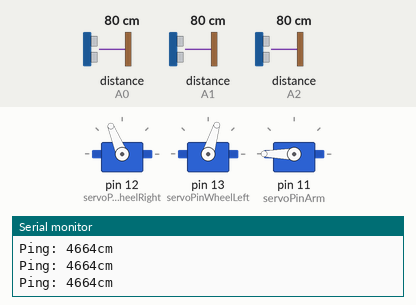
This sketch was run on a simulated Arduino Uno, built with avr-gcc and run on an emulated ATmega328P. Shown: 3 × servo, the last lines printed to the serial monitor. The inputs (shaded band) are chosen by the test bench; at power-on: distance to the obstacle (sensors on A2, A0, A1) 80 cm. The echo pulse lasts 58.3 µs per cm.

Above: at 1.2 s.
1.3 s: distance to the obstacle (sensor on A2) set to 31 cm
2.8 s: distance to the obstacle (sensor on A2) set to 27 cm
At 4.0 s:
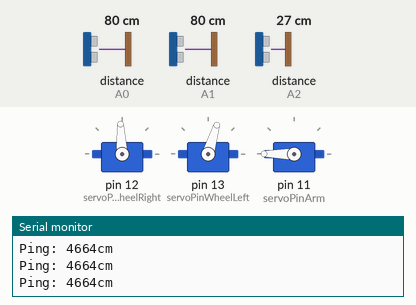
5.8 s: distance to the obstacle (sensor on A0) set to 32 cm
7.4 s: distance to the obstacle (sensor on A0) set to 27 cm
At 8.3 s:
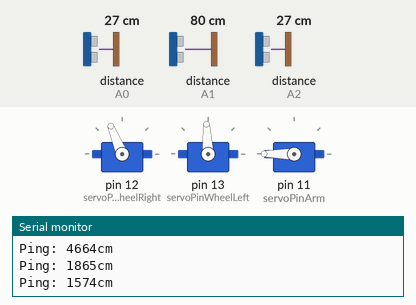
10.4 s: distance to the obstacle (sensor on A0) set to 35 cm
At 11.4 s:
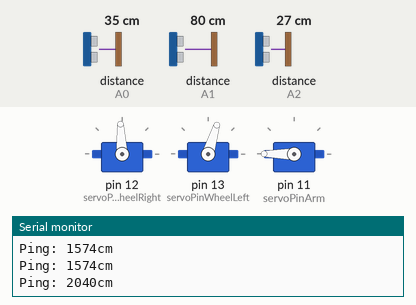
13.4 s: distance to the obstacle (sensor on A0) set to 2 cm
At 14.5 s:
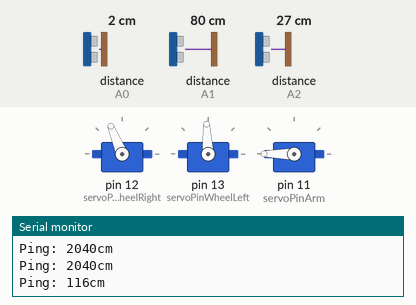
Timing chart, 0 to 17.4 s (numbered marks = the images above; inputs shaded):
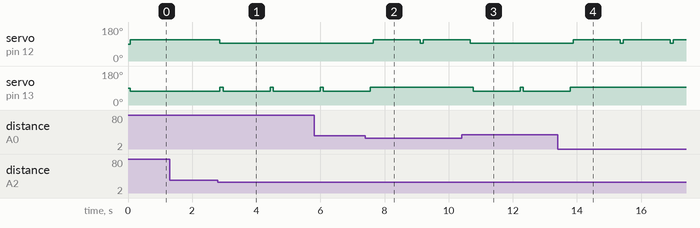

The sketch:

original_2022.ino
```cpp
#include <Servo.h>
#include <NewPing.h>


#define TRIGGER_PIN  A2  // Arduino pin tied to trigger pin on the ultrasonic sensor.
#define ECHO_PIN     A2  // Arduino pin tied to echo pin on the ultrasonic sensor.
#define MAX_DISTANCE 250 // Maximum distance we want to ping for (in centimeters). Maximum sensor distance is rated at 400-500cm.
// NewPing setup of pins and maximum distance.
#define TRIGGER_PIN13 A0
#define ECHO_PIN13 A0
#define TRIGGER_PIN1 A1
#define ECHO_PIN1 A1
Servo servoRight;
Servo servoLeft;
Servo servoArm;
NewPing sonar(TRIGGER_PIN, ECHO_PIN, MAX_DISTANCE);
NewPing sonar1(TRIGGER_PIN13, ECHO_PIN13, MAX_DISTANCE);
NewPing sonar2(TRIGGER_PIN1, ECHO_PIN1, MAX_DISTANCE);

int servoPinArm = 11;
int servoPinWheelRight = 12;
int servoPinWheelLeft = 13;
void setup() {
  // put your setup code here, to run once:
  servoRight.attach(servoPinWheelRight);
  servoLeft.attach(servoPinWheelLeft);
  servoArm.attach(servoPinArm);
  //pinMode(trigPin, OUTPUT);
  //pinMode(echogozPin, INPUT);
  Serial.begin(9600);
  servoArm.write(180);

   //goForwards();
}

void turnLeft(){
  servoRight.writeMicroseconds(1500);
  servoLeft.writeMicroseconds(1300);
}

void turnRight(){
  servoRight.writeMicroseconds(1700);
  servoLeft.writeMicroseconds(1500);
}

void goForwards(){
  servoRight.writeMicroseconds(1700);
  servoLeft.writeMicroseconds(1300);
}

void goStop(){
  servoRight.writeMicroseconds(1500);
  servoLeft.writeMicroseconds(1500);
}

void goBackwards(){
  servoRight.writeMicroseconds(1300);
  servoLeft.writeMicroseconds(1700);
}


void goLeft(){
  servoRight.writeMicroseconds(1300);
  servoLeft.writeMicroseconds(1300);
}

void goRight(){
  servoRight.writeMicroseconds(1700);
  servoLeft.writeMicroseconds(1700);
}


void loop() {
  delay(50);                      // Wait 50ms between pings (about 20 pings/sec). 29ms should be the shortest delay between pings.
  unsigned int uS = sonar.ping(); // Send ping, get ping time in microseconds (uS).
  unsigned int iS = sonar1.ping();//leftsonar
  unsigned int kS = sonar2.ping();//rightsonar


  Serial.print("Ping: ");
  Serial.print(iS); // Convert ping time to distance in cm and print result (0 = outside set distance range)
  Serial.println("cm");


//if(iS / US_ROUNDTRIP_CM > kS/ US_ROUNDTRIP_CM){
 // turnRight();
//}
 //else{
 // turnLeft();
// }


 if (uS / US_ROUNDTRIP_CM < 30){
    goStop();
    delay(100);
    if (iS / US_ROUNDTRIP_CM < 30){
      turnRight();
      delay(1400);
    }
    else{
      turnLeft();
      delay(1400);
    }
 }
 else{
    goForwards();
    delay(100);
 }

 //if( uS / US_ROUNDTRIP_CM == 10){
   //turnLeft();
   //goForwards()
  //}

  //else if (iS/US_ROUNDTRIP_CM > 0){
    //();
  //}

  //else {
    //goRight();
  //}
}
```

Measured:
- the behaviour switches between 30 and 29 cm on distance to the obstacle (sensor on A2) (found by bisection; images 0 and 1)
- the behaviour switches between 30 and 29 cm on distance to the obstacle (sensor on A0) (found by bisection; images 1 and 2)
- after the input at 2.8 s, servo on pin 12 (servoPinWheelRight): 112° → 93° after 0.07 s; servo on pin 13 (servoPinWheelLeft): alternates 93° for 0.10 s and 73° for 1.5 s, starting after 0.07 s
- after the input at 7.4 s, servo on pin 12 (servoPinWheelRight): 93° → 112° after 0.25 s, → 93° 1.5 s later, → 112° 0.10 s later; servo on pin 13 (servoPinWheelLeft): goes on until 7.5 s, then stays 93°
- after the input at 10.4 s, servo on pin 12 (servoPinWheelRight): goes on until 10.7 s, then stays 93°; servo on pin 13 (servoPinWheelLeft): 93° → 73° after 0.37 s, → 93° 1.5 s later, → 73° 0.10 s later
- after the input at 13.4 s, servo on pin 12 (servoPinWheelRight): alternates 112° for 1.5 s and 93° for 0.10 s, starting after 0.49 s; servo on pin 13 (servoPinWheelLeft): goes on until 13.8 s, then stays 93°
